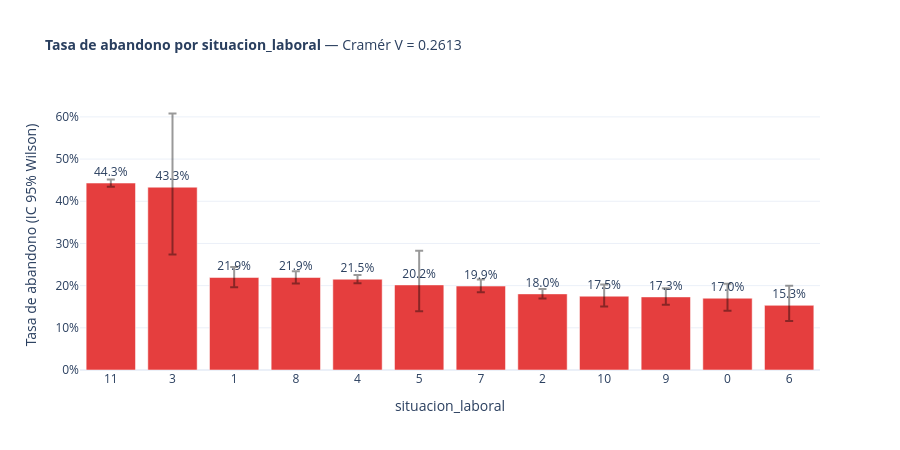
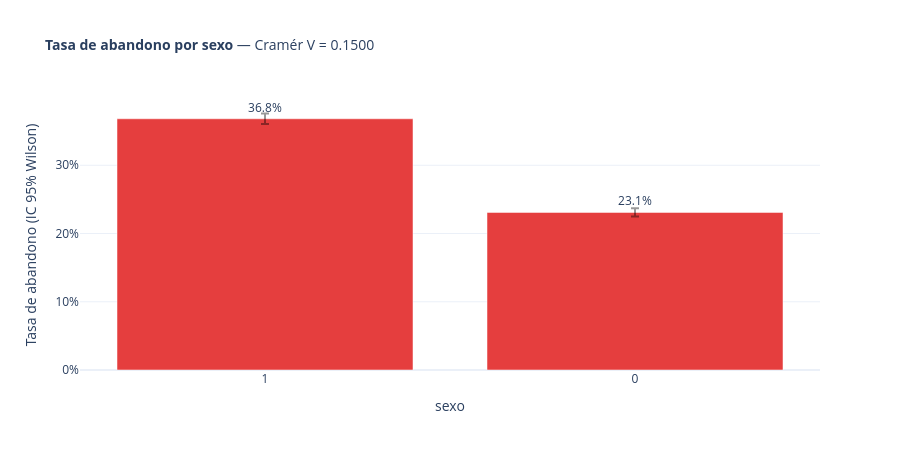
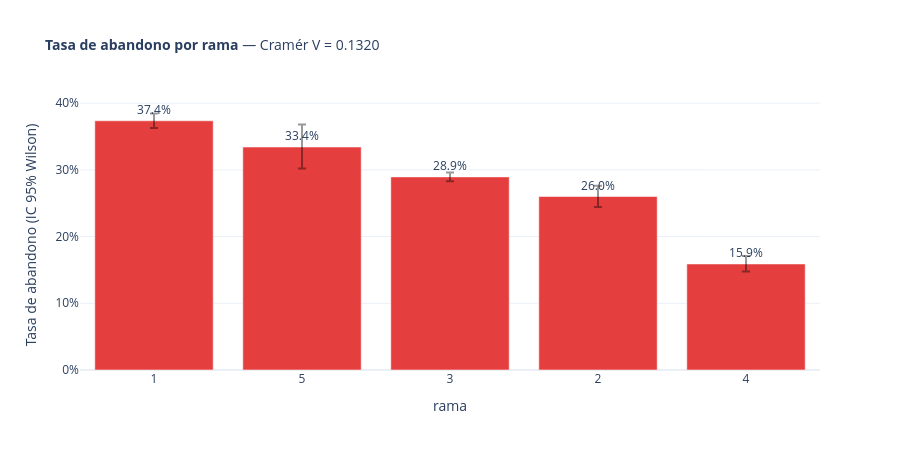

Here is the notebook cell these charts were saved with, in order:
### Code cell
# ── 4c Deep-dive categóricas: tasas con IC Wilson (Statsmodels) ───────────────
from statsmodels.stats.proportion import proportion_confint

def tabla_tasa_con_ic(df: pd.DataFrame, var: str, target: str) -> pd.DataFrame:
    """Calcula tasa de abandono por categoría + IC 95% Wilson."""
    grp = df.groupby(var)[target].agg(["sum", "count"]).reset_index()
    grp.columns = [var, "n_abandona", "n_total"]
    grp["tasa"] = grp["n_abandona"] / grp["n_total"]
    ic = grp.apply(
        lambda r: proportion_confint(r["n_abandona"], r["n_total"], method="wilson"),
        axis=1, result_type="expand"
    )
    grp["ic_low"]  = ic[0]
    grp["ic_high"] = ic[1]
    return grp.sort_values("tasa", ascending=False)


for var in top_cat_vars:
    tasa_df = tabla_tasa_con_ic(df, var, TARGET)

    fig = go.Figure()
    fig.add_trace(go.Bar(
        x=tasa_df[var].astype(str),
        y=tasa_df["tasa"],
        error_y=dict(
            type="data",
            symmetric=False,
            array=(tasa_df["ic_high"] - tasa_df["tasa"]).values,
            arrayminus=(tasa_df["tasa"] - tasa_df["ic_low"]).values,
            visible=True, color="rgba(0,0,0,0.4)"
        ),
        marker_color=COLOR_ABANDONO,
        text=tasa_df["tasa"].apply(lambda x: f"{x:.1%}"),
        textposition="outside",
        hovertemplate="%{x}<br>Tasa abandono: %{y:.1%}<br>n=%{customdata}<extra></extra>",
        customdata=tasa_df["n_total"]
    ))

    cramer = resultados_cat.loc[resultados_cat["variable"] == var, "cramer_v"].values[0]
    fig.update_layout(
        title=dict(
            text=f"<b>Tasa de abandono por {var}</b> — Cramér V = {cramer:.4f}",
            font=dict(size=14)
        ),
        yaxis_tickformat=".0%",
        yaxis_title="Tasa de abandono (IC 95% Wilson)",
        xaxis_title=var,
        template="plotly_white",
        height=450
    )
    fig.show()

### Figure 1 — Plotly figure (JSON) as saved in the notebook; plotly's stock layout.template omitted (floating-point values rounded to 4 significant figures)
{"data": [{"customdata": [12740, 30, 1135, 3046, 6525, 119, 2599, 4356, 806, 1449, 529, 287], "error_y": {"array": [0.008642, 0.1747, 0.025, 0.01504, 0.01014, 0.0809, 0.01579, 0.0117, 0.02775, 0.02034, 0.03437, 0.04624], "arrayminus": [0.008608, 0.1596, 0.02311, 0.01434, 0.009802, 0.06224, 0.0149, 0.01114, 0.02467, 0.01861, 0.02961, 0.03708], "color": "rgba(0,0,0,0.4)", "symmetric": false, "type": "data", "visible": true}, "hovertemplate": "%{x}<br>Tasa abandono: %{y:.1%}<br>n=%{customdata}<extra></extra>", "marker": {"color": "#e53e3e"}, "text": ["44.3%", "43.3%", "21.9%", "21.9%", "21.5%", "20.2%", "19.9%", "18.0%", "17.5%", "17.3%", "17.0%", "15.3%"], "textposition": "outside", "type": "bar", "x": ["11", "3", "1", "8", "4", "5", "7", "2", "10", "9", "0", "6"], "y": [0.4432, 0.4333, 0.2194, 0.2193, 0.2152, 0.2017, 0.1989, 0.1804, 0.1749, 0.1732, 0.1701, 0.1533]}], "layout": {"height": 450, "title": {"font": {"size": 14}, "text": "<b>Tasa de abandono por situacion_laboral</b> — Cramér V = 0.2613"}, "xaxis": {"title": {"text": "situacion_laboral"}}, "yaxis": {"tickformat": ".0%", "title": {"text": "Tasa de abandono (IC 95% Wilson)"}}}}

### Figure 2 — Plotly figure (JSON) as saved in the notebook; plotly's stock layout.template omitted (floating-point values rounded to 4 significant figures)
{"data": [{"customdata": [15085, 18536], "error_y": {"array": [0.007729, 0.006122], "arrayminus": [0.007662, 0.00601], "color": "rgba(0,0,0,0.4)", "symmetric": false, "type": "data", "visible": true}, "hovertemplate": "%{x}<br>Tasa abandono: %{y:.1%}<br>n=%{customdata}<extra></extra>", "marker": {"color": "#e53e3e"}, "text": ["36.8%", "23.1%"], "textposition": "outside", "type": "bar", "x": ["1", "0"], "y": [0.3681, 0.2309]}], "layout": {"height": 450, "title": {"font": {"size": 14}, "text": "<b>Tasa de abandono por sexo</b> — Cramér V = 0.1500"}, "xaxis": {"title": {"text": "sexo"}}, "yaxis": {"tickformat": ".0%", "title": {"text": "Tasa de abandono (IC 95% Wilson)"}}}}

### Figure 3 — Plotly figure (JSON) as saved in the notebook; plotly's stock layout.template omitted (floating-point values rounded to 4 significant figures)
{"data": [{"customdata": [7600, 787, 18594, 2903, 3737], "error_y": {"array": [0.01094, 0.03369, 0.006561, 0.01627, 0.01207], "arrayminus": [0.01081, 0.03208, 0.006474, 0.01563, 0.01137], "color": "rgba(0,0,0,0.4)", "symmetric": false, "type": "data", "visible": true}, "hovertemplate": "%{x}<br>Tasa abandono: %{y:.1%}<br>n=%{customdata}<extra></extra>", "marker": {"color": "#e53e3e"}, "text": ["37.4%", "33.4%", "28.9%", "26.0%", "15.9%"], "textposition": "outside", "type": "bar", "x": ["1", "5", "3", "2", "4"], "y": [0.3736, 0.3342, 0.2894, 0.2601, 0.159]}], "layout": {"height": 450, "title": {"font": {"size": 14}, "text": "<b>Tasa de abandono por rama</b> — Cramér V = 0.1320"}, "xaxis": {"title": {"text": "rama"}}, "yaxis": {"tickformat": ".0%", "title": {"text": "Tasa de abandono (IC 95% Wilson)"}}}}
